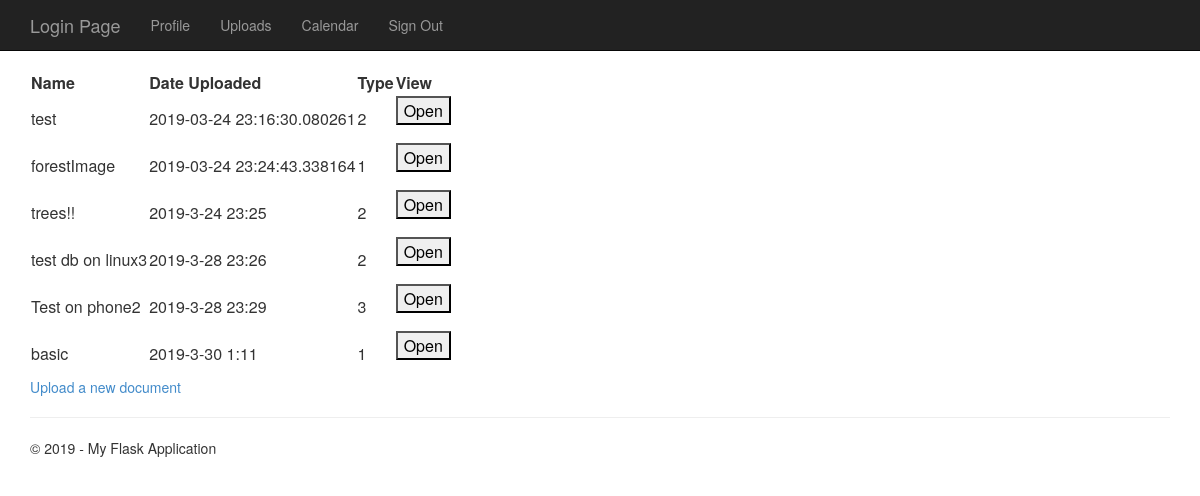
Page /uploads (signed in) on the earlier database version.
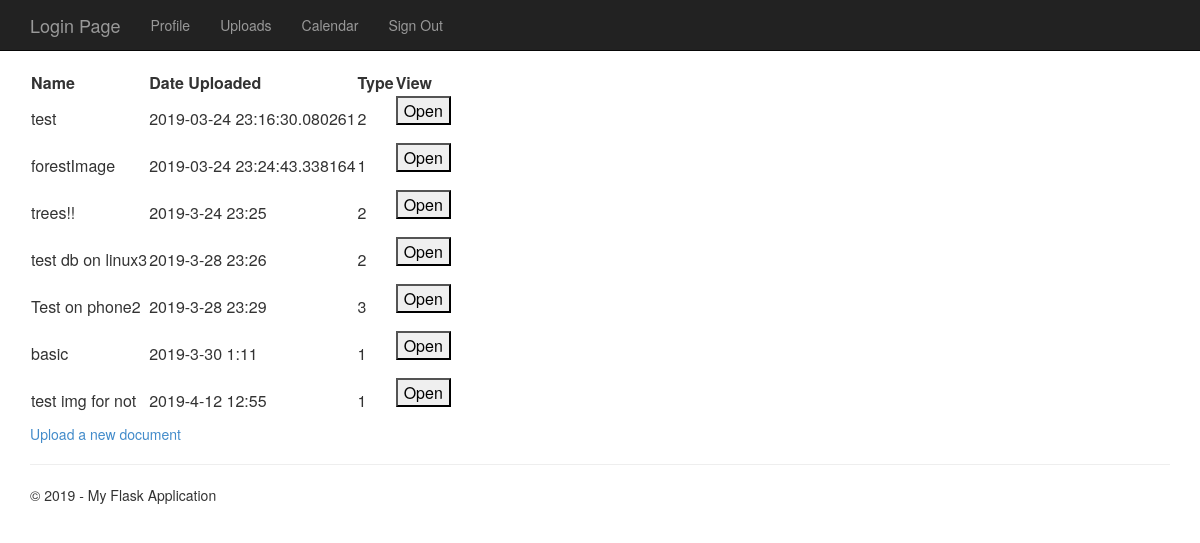
Same page on the later database version.
### tables this page shows
CREATE TABLE "Uploads" (
	"UID_Uploads"	INTEGER NOT NULL PRIMARY KEY AUTOINCREMENT UNIQUE,
	"Client_UID"	INTEGER NOT NULL,
	"Date_Uploaded"	NUMERIC NOT NULL,
	"Document_Type"	INTEGER NOT NULL
, "File_Name"	TEXT NOT NULL DEFAULT 'User_Upload', "Doc_Name"	TEXT NOT NULL DEFAULT 'User_Upload');

### FlaskWebProject/userViews.py (the view)
@bp.route('/uploads')
@login_required
def uploads():
	queryStr = 'SELECT * FROM Uploads WHERE Client_UID=?'
	uploadList = query_db(queryStr, (g.user['UID_Users'],))
	return render_template(
		'userViews/uploads.html',
		title='Uploads Page',
		year=datetime.now().year,
		uploads=uploadList
		)

### FlaskWebProject/auth.py (called while the page is built)
@bp.before_app_request
def load_logged_in_user():
	user_id = session.get('user_id')
	if user_id is None:
		g.user = None
	else:
		sqlQuery = 'SELECT * FROM Users WHERE UID_Users = ?'
		from . import db
		database = db.getDB()
		g.user = database.execute(sqlQuery, (user_id,)).fetchone()

def login_required(view):
	@functools.wraps(view)
	def wrapped_view(**kwargs):
		if g.user is None:
			return redirect(url_for('auth.login'))
		return view(**kwargs)
	return wrapped_view

### FlaskWebProject/db.py (called while the page is built)
def getDB():
	if 'db' not in g:
		g.db = sqlite3.connect(current_app.config['DATABASE'], detect_types = sqlite3.PARSE_DECLTYPES)
		g.db.row_factory = sqlite3.Row
	return g.db

def closeDB(e=None):
	db = g.pop('db', None)
	if db is not None:
		db.close()

def query_db(query, args=(), one=False):
	cur = getDB().execute(query, args)
	rv = cur.fetchall()
	cur.close()
	closeDB()
	return (rv[0] if rv else None) if one else rv

### FlaskWebProject/templates/userViews/uploads.html (shortened to what this page needs)
﻿{% extends "layout.html" %}
{% block content %}
	<table>
		<tr>
			<th>Name</th>
			<th>Date Uploaded</th>
			<th>Type</th>
			<th>View</th>
		</tr>
		{% for upload in uploads %}
			<tr>
				<td>{{ upload.Doc_Name|e }}</td>
				<td>{{ upload.Date_Uploaded|e }}</td>
				<td>{{ upload.Document_Type }}</td>
				<td>
                    <form action="/uploads/render" method="post" target="_blank">
                        <input type="submit" name="renderImage" value="Open" />
                    </form>
				</td>
			</tr>
		{% endfor %}
	</table>
	<a href="/uploads/upload_document">Upload a new document</a>
{% endblock content %}

Differences in the rows shown:
added Uploads: Doc_Name "test img for not", Date_Uploaded "2019-4-12 12:55", Document_Type "1"
